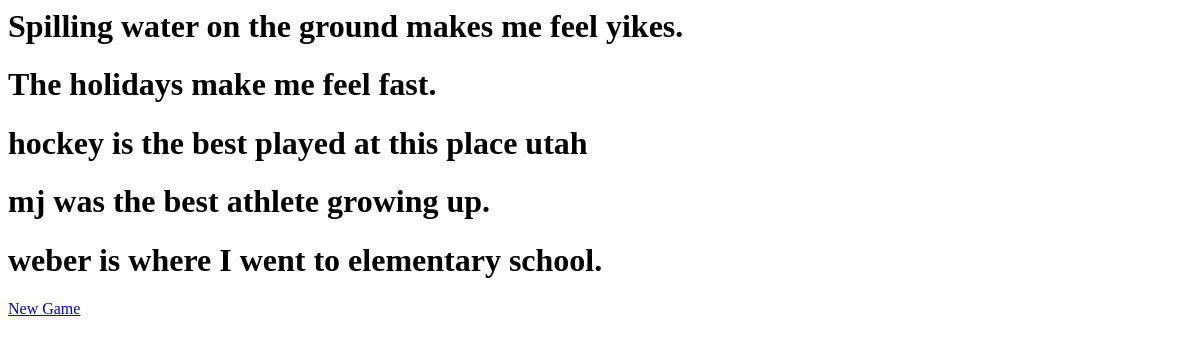
Before: /gameview4.html/ with the older database file.
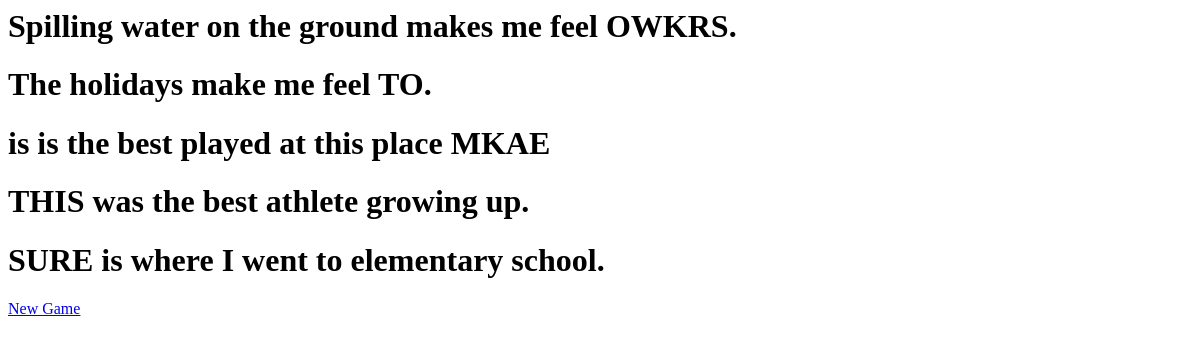
After: the same page with the newer database file.
### madlib/models.py (models this page shows, shortened)
class Words(models.Model):
    verb = models.CharField(max_length=100, blank=True)
    sport = models.CharField(max_length=100, blank=True)
    person= models.CharField(max_length=100, blank=True)
    action = models.CharField(max_length=100, blank=True)
    adjective= models.CharField(max_length=100, blank=True)
    place=models.CharField(max_length=100, blank=True)
    school=models.CharField(max_length=100, blank=True)
    city=models.CharField(max_length=100, blank=True)
    athlete=models.CharField(max_length=100, blank=True)
    expression= models.CharField(max_length=100, blank=True)

### madlib/views.py (the view)
# urls.py: path('gameview4.html/', views.gameview4, name='gameview4'),
def gameview4(request):
    word_list = Words.objects.filter()[:1].get()
    context = {
        'word_list': word_list,
    }
    return render(request, 'madlib/gameview4.html', context)

### madlib/templates/madlib/gameview4.html
{% block body %}
<h1>Spilling water on the ground makes me feel {{word_list.expression}}.</h1>
<h1>The holidays make me feel {{word_list.adjective}}.</h1>
<h1>{{word_list.sport}} is the best played at this place {{word_list.place}}</h1>
<h1>{{word_list.athlete}} was the best athlete growing up.</h1>
<h1>{{word_list.school}} is where I went to elementary school.</h1>
<a href="{% url 'madlib:deletewords' %}">New Game</a>
{% endblock %}

Changed rows visible on the page:
removed Words: expression "yikes", adjective "fast", sport "hockey", place "utah", athlete "mj", school "weber"
added Words: expression "OWKRS", adjective "TO", sport "is", place "MKAE", athlete "THIS", school "SURE"
